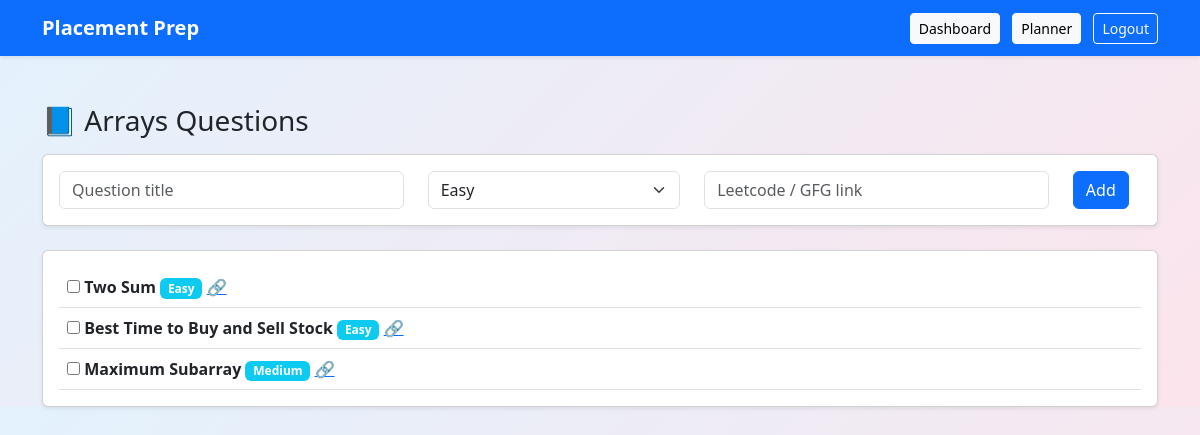
Before: /questions/Arrays (signed in) with the older database file.
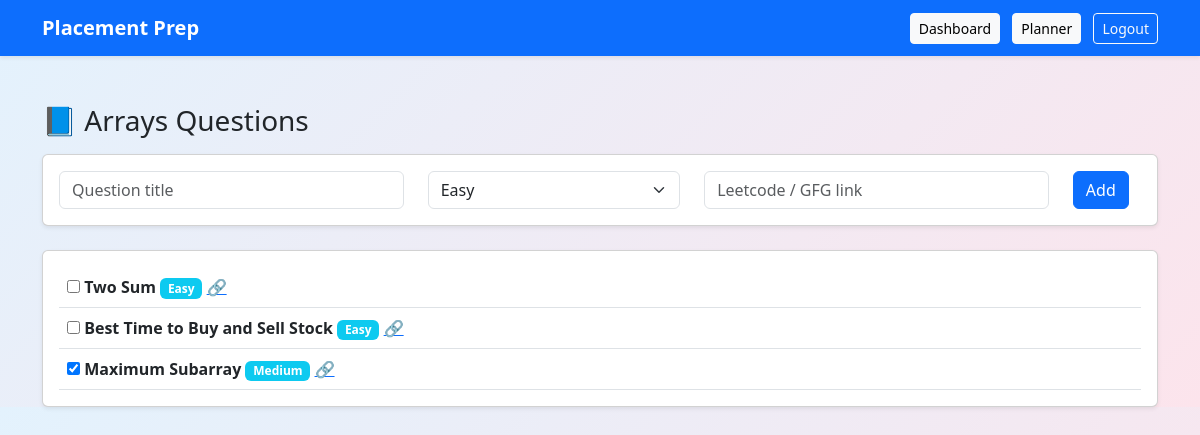
After: the same page with the newer database file.
### app.py (models this page shows)
class Question(db.Model):
    id = db.Column(db.Integer, primary_key=True)
    title = db.Column(db.String(200))
    difficulty = db.Column(db.String(20))
    link = db.Column(db.String(300))
    topic = db.Column(db.String(50))
    solved = db.Column(db.Boolean, default=False)
    user_email = db.Column(db.String(100))

### app.py (the view)
@app.route("/questions/<topic>")
def view_questions(topic):
    if "user" not in session:
        return redirect(url_for("login"))
    questions = Question.query.filter_by(
        user_email=session["user"],
        topic=topic
    ).all()
    return render_template(
        "questions.html",
        topic=topic,
        questions=questions
    )

### templates/questions.html (shortened to what this page needs)
{% extends "base.html" %}
{% block content %}
<h3 class="mb-3">📘 {{ topic }} Questions</h3>
<div class="card p-3 mb-4 shadow-sm">
  <form action="/add-question" method="POST">
    <div class="row">
      <div class="col-md-4">
        <input class="form-control" name="title" placeholder="Question title" required>
      </div>
      <div class="col-md-3">
        <select name="difficulty" class="form-select">
          <option>Easy</option>
        </select>
      </div>
      <div class="col-md-4">
        <input class="form-control" name="link" placeholder="Leetcode / GFG link">
      </div>
      <div class="col-md-1">
        <button class="btn btn-primary">Add</button>
      </div>
    </div>
  </form>
</div>
<div class="card p-3 shadow-sm">
  {% for q in questions %}
  <div class="d-flex justify-content-between align-items-center border-bottom p-2">
    <div>
      <input type="checkbox"
        {% if q.solved %}checked{% endif %}
        onchange="toggleQ({{ q.id }})">
      <strong>{{ q.title }}</strong>
      <span class="badge bg-info">{{ q.difficulty }}</span>
      {% if q.link %}
        <a href="{{ q.link }}" target="_blank">🔗</a>
      {% endif %}
    </div>
  </div>
  {% endfor %}
</div>
{% endblock %}

### templates/base.html (shortened to what this page needs)
<!DOCTYPE html>
<html lang="en">
<head>
    <link
      href="https://cdn.jsdelivr.net/npm/bootstrap@5.3.2/dist/css/bootstrap.min.css"
      rel="stylesheet"
    >
</head>
<body style="background: linear-gradient(135deg, #e3f2fd, #fce4ec);">
<nav class="navbar navbar-expand-lg navbar-dark bg-primary shadow-sm">
  <div class="container">
    <a class="navbar-brand fw-bold" href="/">Placement Prep</a>
    <div>
      {% if session.get("user") %}
        <a class="btn btn-light btn-sm me-2" href="/dashboard">Dashboard</a>
        <a class="btn btn-light btn-sm me-2" href="/planner">Planner</a>
        <a class="btn btn-outline-light btn-sm" href="/logout">Logout</a>
      {% else %}
        <a class="btn btn-light btn-sm me-2" href="/login">Login</a>
        <a class="btn btn-warning btn-sm" href="/signup">Signup</a>
      {% endif %}
    </div>
  </div>
</nav>
<div class="container mt-5">
  {% block content %}{% endblock %}
</div>
</body>
</html>

Changed rows visible on the page:
changed Question "Maximum Subarray": solved "☐" → "☑"
